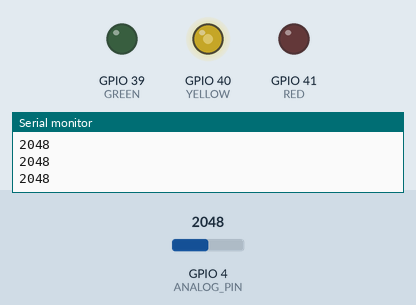
Bench run of a sketch on a simulated ESP32. On the bench: output pins drawn as LEDs (lit = HIGH), the last lines printed to the serial monitor. Inputs (shaded band) come from the test bench; at power-on: GPIO 4 (ANALOG_PIN) = 2048.

Above: at 1.2 s.
1.3 s: GPIO 4 (ANALOG_PIN) set to 2160
At 2.3 s:
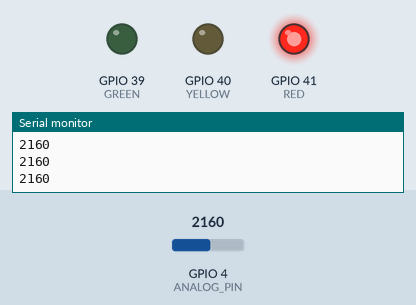
2.8 s: GPIO 4 (ANALOG_PIN) set to 1650
At 3.7 s:
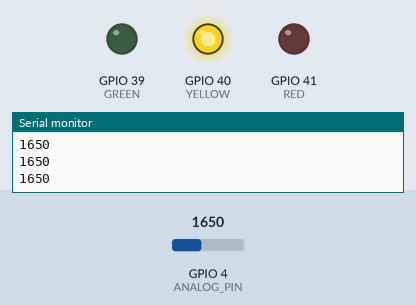
4.3 s: GPIO 4 (ANALOG_PIN) set to 1228
At 5.0 s:
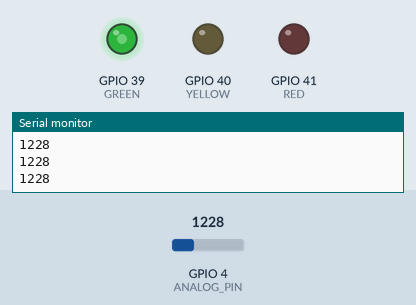
5.8 s: GPIO 4 (ANALOG_PIN) set to 790
At 6.4 s:
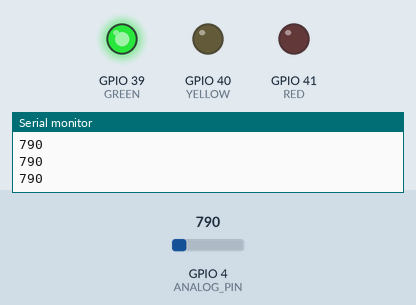
7.3 s: GPIO 4 (ANALOG_PIN) set to 2866
At 7.7 s:
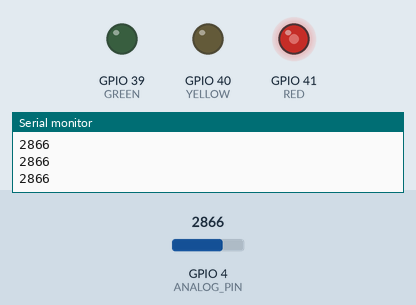
Timing chart, 0 to 9.8 s (numbered marks = the images above; inputs shaded):
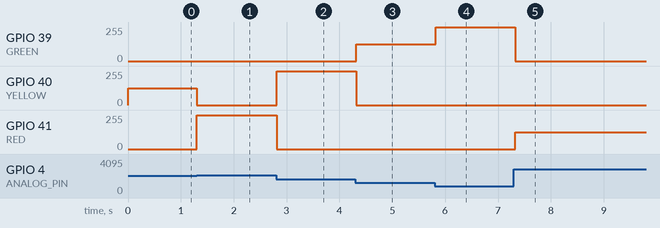

Measured:
- after the input at 1.3 s, GPIO 40 (YELLOW): 127/255 → 0/255 at once; GPIO 41 (RED): 0/255 → 255/255 at once
- after the input at 2.8 s, GPIO 40 (YELLOW): 0/255 → 255/255 at once; GPIO 41 (RED): 255/255 → 0/255 at once
- after the input at 4.3 s, GPIO 39 (GREEN): 0/255 → 127/255 at once; GPIO 40 (YELLOW): 255/255 → 0/255 at once
- after the input at 5.8 s, GPIO 39 (GREEN): 127/255 → 255/255 at once
- after the input at 7.3 s, GPIO 39 (GREEN): 255/255 → 0/255 at once; GPIO 41 (RED): 0/255 → 127/255 at once

The sketch:

ldr-6lightCPE37.ino
```cpp
constexpr int ANALOG_PIN = 4;

constexpr int PWM_FREQ = 5000;
constexpr int PWM_RES = 10;
constexpr int RED_CHANNEL = 0;
constexpr int YELLOW_CHANNEL = 1;
constexpr int GREEN_CHANNEL = 2;

constexpr int RED = 41;
constexpr int YELLOW = 40;
constexpr int GREEN = 39;

void setupPwm(int channel, int pin) {
  ledcSetup(channel, PWM_FREQ, PWM_RES);
  ledcAttachPin(pin, channel);
}

void setLed(int redValue, int yellowValue, int greenValue) {
  ledcWrite(RED_CHANNEL, redValue);
  ledcWrite(YELLOW_CHANNEL, yellowValue);
  ledcWrite(GREEN_CHANNEL, greenValue);
}

void setup() {
  pinMode(RED, OUTPUT);
  pinMode(YELLOW, OUTPUT);
  pinMode(GREEN, OUTPUT);
  analogSetAttenuation(ADC_11db);

  setupPwm(RED_CHANNEL, RED);
  setupPwm(YELLOW_CHANNEL, YELLOW);
  setupPwm(GREEN_CHANNEL, GREEN);
}

void loop() {
  int sensorValue = analogRead(ANALOG_PIN);
  printf("%d\n", sensorValue);

  if (400 < sensorValue && sensorValue < 830) {
    setLed(0, 0, 1023);
  } else if (830 < sensorValue && sensorValue < 1260) {
    setLed(0, 0, 511);
  } else if (1260 < sensorValue && sensorValue < 1690) {
    setLed(0, 1023, 0);
  } else if (1690 < sensorValue && sensorValue < 2120) {
    setLed(0, 511, 0);
  } else if (2120 < sensorValue && sensorValue < 2550) {
    setLed(1023, 0, 0);
  } else if (2550 < sensorValue && sensorValue < 2980) {
    setLed(511, 0, 0);
  }

  delay(50);
}
```
